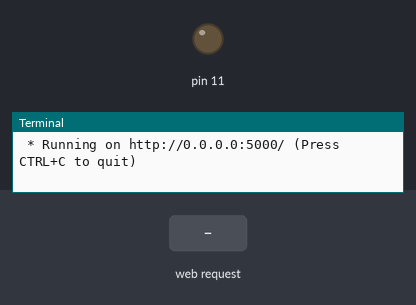
Bench run of a program on a simulated Raspberry Pi (header pin numbers). Parts: output pins drawn as LEDs (lit = HIGH), the last lines printed to the terminal. Inputs (shaded band) come from the test bench. The clock reads 2024-03-15 10:24:30 at power-on unless the program sets it.

Above: at 1.2 s.
1.3 s: HTTP request for /control received with the fields action=on
At 1.6 s:
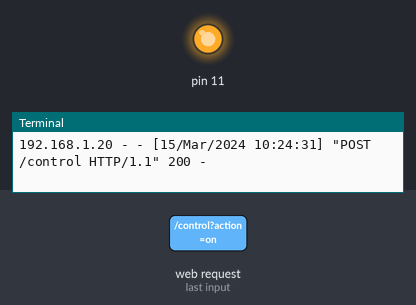
2.8 s: HTTP request for /control received with the fields action=off
At 3.9 s:
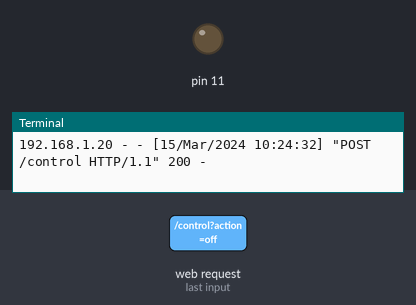
Timing chart, 0 to 5.8 s (numbered marks = the images above; inputs shaded):
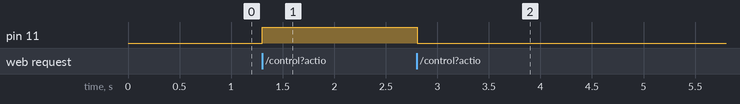

Measured:
- after the input at 1.3 s, pin 11: LOW → HIGH at once
- after the input at 2.8 s, pin 11: HIGH → LOW at once

The program:

blink_flask.py
```python
from flask import Flask, render_template, request
import RPi.GPIO as GPIO
import time

# Setup GPIO
GPIO.setmode(GPIO.BOARD)
GPIO.setup(11, GPIO.OUT)

app = Flask(__name__)

@app.route("/")
def index():
    return render_template("index.html")

@app.route("/control", methods=["POST"])
def control():
    action = request.form.get("action")
    num_blinks = int(request.form.get("num_blinks", 0))

    if action == "on":
        GPIO.output(11, GPIO.HIGH)
    elif action == "off":
        GPIO.output(11, GPIO.LOW)
    elif action == "blink" and num_blinks > 0:
        for _ in range(num_blinks):
            GPIO.output(11, GPIO.HIGH)
            time.sleep(0.5)
            GPIO.output(11, GPIO.LOW)
            time.sleep(0.5)

    return "Action performed successfully! <a href='/'>Go back</a>"

@app.route("/cleanup")
def cleanup():
    GPIO.cleanup()
    return "GPIO cleaned up. <a href='/'>Go back</a>"

if __name__ == "__main__":
    app.run(host="0.0.0.0", port=5000)
```
